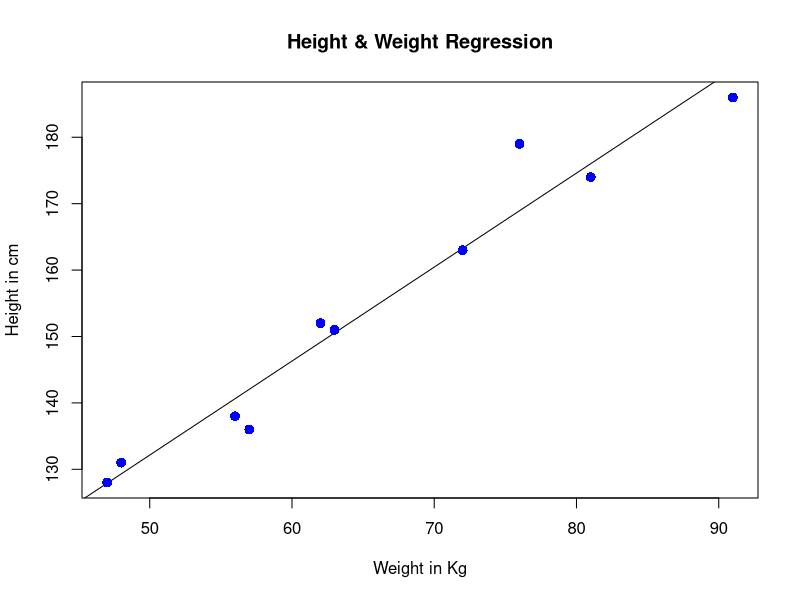
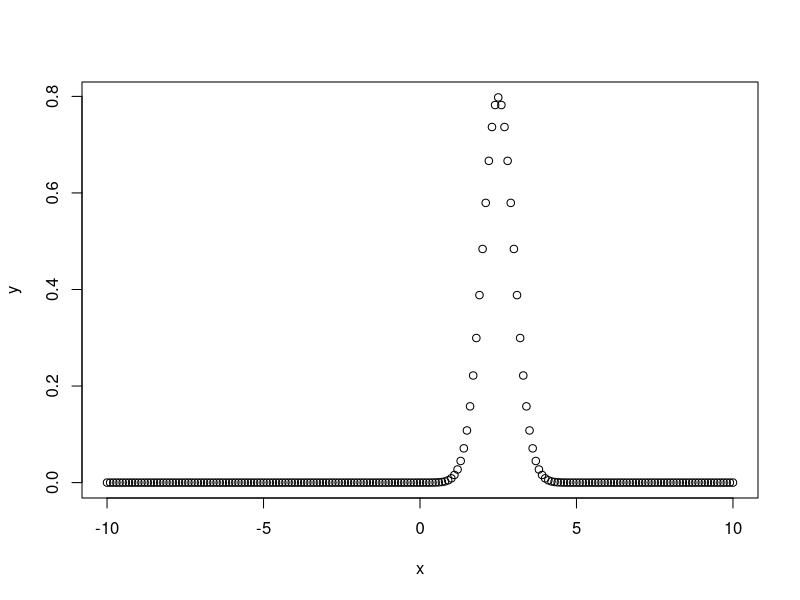
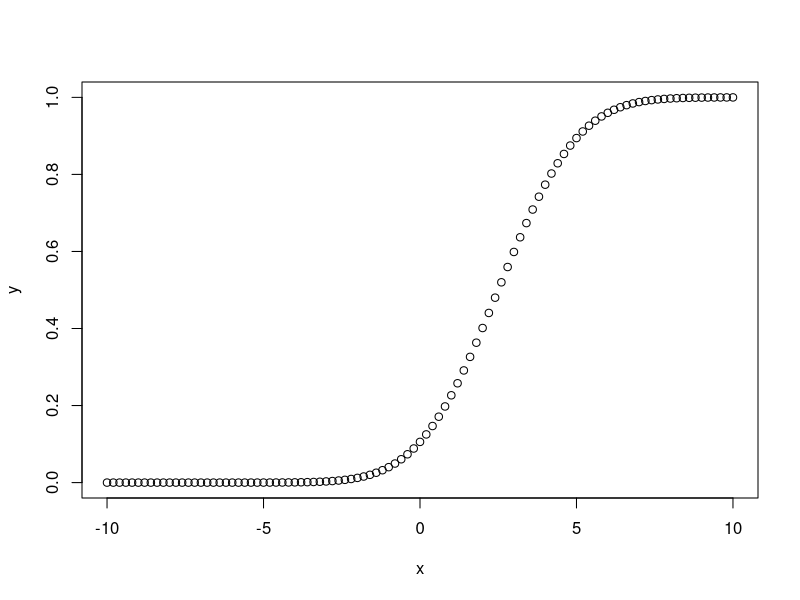
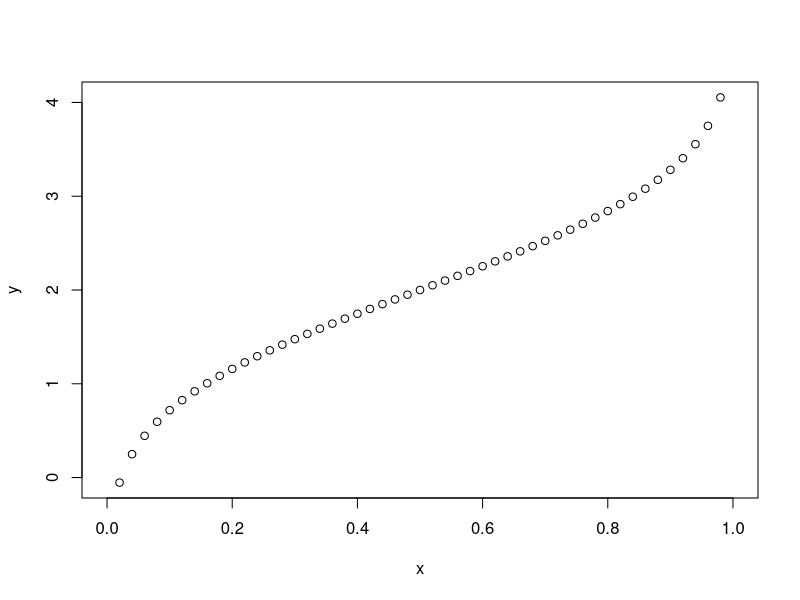
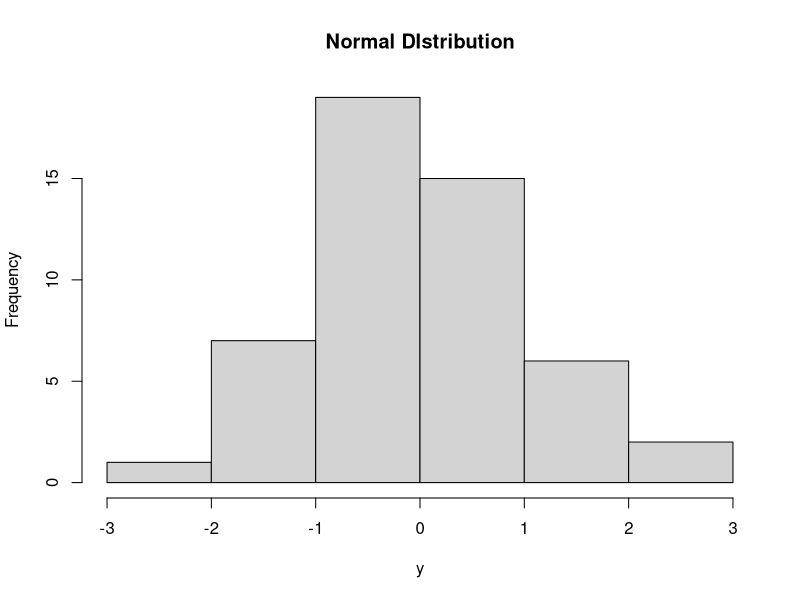
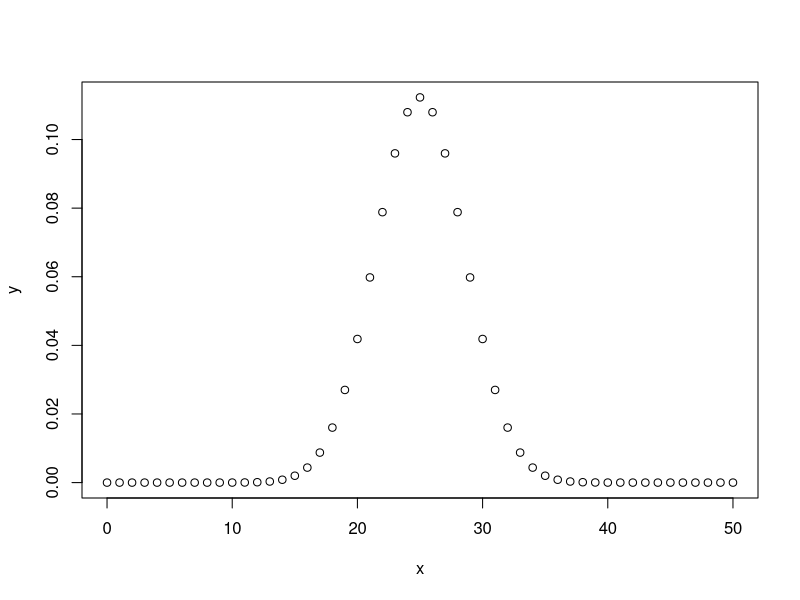
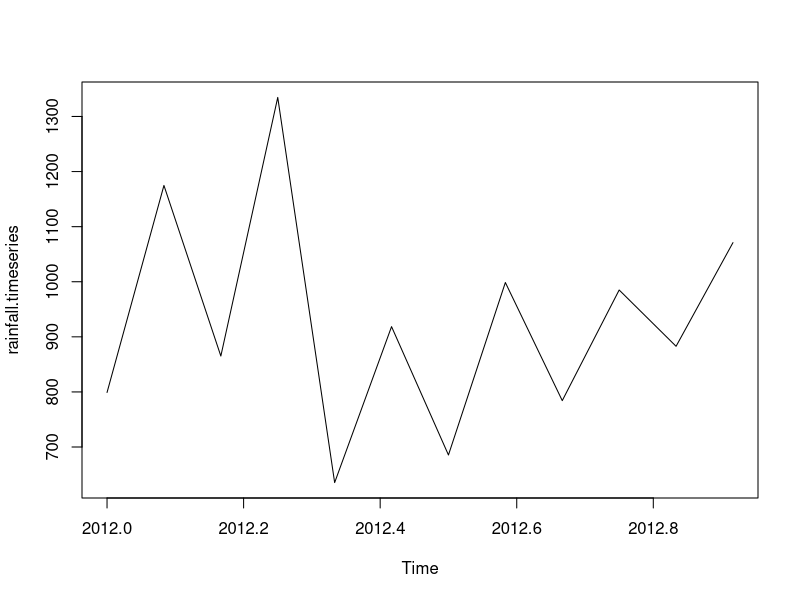
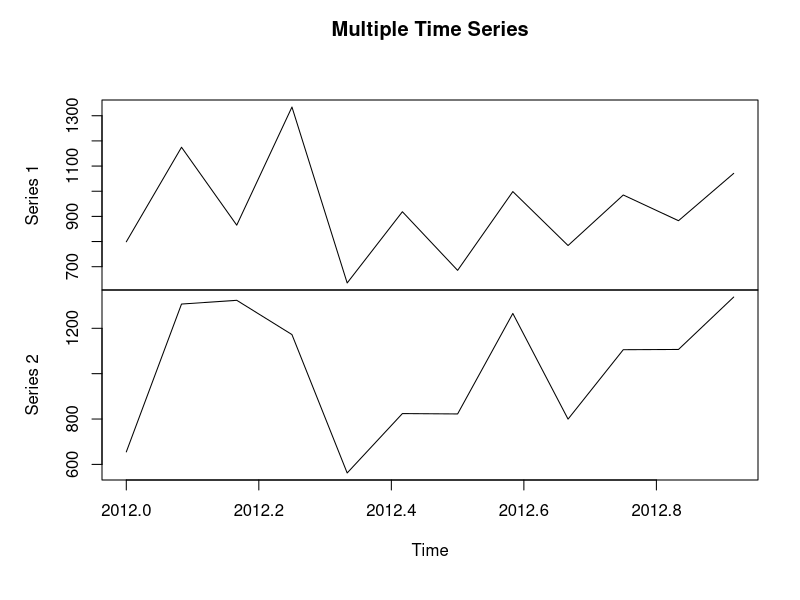

These charts were generated, in order, by the following R code:
################ Mean, Median and Mode ########################

x <- c(12,7,3,4.2,18,2,54,-21,8,-5)
result.mean <- mean(x)
print(result.mean)

x <- c(12,7,3,4.2,18,2,54,-21,8,-5)
# When trim = 0.3, 3 values from each end will be dropped from the calculations to find mean.
result.mean <- mean(x,trim = 0.3)
print(result.mean)

x <- c(12,7,3,4.2,18,2,54,-21,8,-5,NA)
result.mean <-  mean(x)
print(result.mean)
# Find mean dropping NA values.
result.mean <-  mean(x,na.rm = TRUE)
print(result.mean)


x <- c(12,7,3,4.2,18,2,54,-21,8,-5)
median.result <- median(x)
print(median.result)


getmode <- function(v) {
  uniqv <- unique(v)
  uniqv[which.max(tabulate(match(v, uniqv)))]
}

v <- c(2,1,2,3,1,2,3,4,1,5,5,3,2,3)
result <- getmode(v)
print(result)

charv <- c("o","it","the","it","it")
result <- getmode(charv)
print(result)

################ Linear Regression ########################
# One of these variable is called predictor variable whose value is gathered through experiments. 
# The other variable is called response variable whose value is derived from the predictor variable.
# y = ax + b
#   y is the response variable.
#   x is the predictor variable.
#   a and b are constants which are called the coefficients.

x <- c(151, 174, 138, 186, 128, 136, 179, 163, 152, 131)
y <- c(63, 81, 56, 91, 47, 57, 76, 72, 62, 48)
relation <- lm(y~x)
print(relation)
print(summary(relation))

a <- data.frame(x = 170)
result <-  predict(relation,a)
print(result)

png(file = "linearregression.png")
plot(y,x,col = "blue",main = "Height & Weight Regression",
     abline(lm(x~y)),cex = 1.3,pch = 16,xlab = "Weight in Kg",ylab = "Height in cm")
dev.off()


################ Multiple Regression ########################

# y = a + b1x1 + b2x2 +...bnxn
#   y is the response variable.
#   a, b1, b2...bn are the coefficients.
#   x1, x2, ...xn are the predictor variables.

input <- mtcars[,c("mpg","disp","hp","wt")]
print(head(input))
model <- lm(mpg~disp+hp+wt, data = input)
print(model)
cat("# # # # The Coefficient Values # # # ","\n")
a <- coef(model)[1]
print(a)
Xdisp <- coef(model)[2]
Xhp <- coef(model)[3]
Xwt <- coef(model)[4]
print(Xdisp)
print(Xhp)
print(Xwt)

# Y = 37.15+(-0.000937)*x1+(-0.0311)*x2+(-3.8008)*x2.91
# For a car with disp = 221, hp = 102 and wt = 2.91 the predicted mileage is ???
Y = a+(Xdisp)*221+(Xhp)*102+(Xwt)*2.91
Y


################ Logistic Regression ########################
# The Logistic Regression is a regression model in which the response variable (dependent variable) 
# has categorical values such as True/False or 0/1.
# The general mathematical equation for logistic regression is ???
# y = 1/(1+e^-(a+b1x1+b2x2+b3x3+...))
#   y is the response variable.
#   x is the predictor variable.
#   a and b are the coefficients which are numeric constants.
input <- mtcars[,c("am","cyl","hp","wt")]
print(head(input))
am.data = glm(formula = am ~ cyl + hp + wt, data = input, family = binomial)
print(summary(am.data))
# Conclusion
# In the summary as the p-value in the last column is more than 0.05 for the variables "cyl" and "hp", 
# we consider them to be insignificant in contributing to the value of the variable "am". 
# Only weight (wt) impacts the "am" value in this regression model.


################ Normal Distribution ########################
# R has four in built functions to generate normal distribution. They are described below.
#   dnorm(x, mean, sd)
#   pnorm(x, mean, sd)
#   qnorm(p, mean, sd)
#   rnorm(n, mean, sd)

#dnorm
# Create a sequence of numbers between -10 and 10 incrementing by 0.1.
x <- seq(-10, 10, by = .1)
# Choose the mean as 2.5 and standard deviation as 0.5.
y <- dnorm(x, mean = 2.5, sd = 0.5)
png(file = "dnorm.png")
plot(x,y)
dev.off()


#pnorm
# Create a sequence of numbers between -10 and 10 incrementing by 0.2.
x <- seq(-10,10,by = .2)
# Choose the mean as 2.5 and standard deviation as 2. 
y <- pnorm(x, mean = 2.5, sd = 2)
png(file = "pnorm.png")
plot(x,y)
dev.off()


#qnorm
# Create a sequence of probability values incrementing by 0.02.
x <- seq(0, 1, by = 0.02)
# Choose the mean as 2 and standard deviation as 3.
y <- qnorm(x, mean = 2, sd = 1)
png(file = "qnorm.png")
plot(x,y)
dev.off()


#rnorm
# Create a sample of 50 numbers which are normally distributed.
y <- rnorm(50)
# Give the chart file a name.
png(file = "rnorm.png")
hist(y, main = "Normal DIstribution")
dev.off()


###################### Binomial Distribution ######################################
# R has four in-built functions to generate binomial distribution. They are described below.
#   dbinom(x, size, prob)
#   pbinom(x, size, prob)
#   qbinom(p, size, prob)
#   rbinom(n, size, prob)


#dbinom
# Create a sample of 50 numbers which are incremented by 1.
x <- seq(0,50,by = 1)
# Create the binomial distribution.
y <- dbinom(x,50,0.5)
png(file = "dbinom.png")
plot(x,y)
dev.off()


#pbinom
# Probability of getting 26 or less heads from a 51 tosses of a coin.
x <- pbinom(26,51,0.5)
print(x)


#qbinom
# How many heads will have a probability of 0.25 will come out when a coin
# is tossed 51 times.
x <- qbinom(0.25,51,1/2)
print(x)


#rbinom
# Find 8 random values from a sample of 150 with probability of 0.4.
x <- rbinom(8,150,.4)
print(x)


###################### Poisson Regression ######################################
# Poisson Regression involves regression models in which the response variable is 
# in the form of counts and not fractional numbers. 
# For example, the count of number of births or number of wins in a football match series.

# The general mathematical equation for Poisson regression is ???
#    log(y) = a + b1x1 + b2x2 + bnxn.....
# y is the response variable.
# a and b are the numeric coefficients.
# x is the predictor variable.

input <- warpbreaks
print(head(input))

output <-glm(formula = breaks ~ wool+tension, data = warpbreaks, family = poisson)
print(summary(output))

# In the summary we look for the p-value in the last column to be less than 0.05 
# to consider an impact of the predictor variable on the response variable. 
# As seen the wooltype B having tension type M and H have impact on the count of breaks.


######################### Analysis of Covariance ###########################################

# ANCOVA Analysis

# The simple regression analysis gives multiple results for each value of the categorical variable. 
# In such scenario, we can study the effect of the categorical variable 
# by using it along with the predictor variable and comparing the regression lines 
# for each level of the categorical variable. Such an analysis is termed as Analysis of Covariance 
# also called as ANCOVA.

#    We create a regression model taking "hp" as the predictor variable 
#    and "mpg" as the response variable taking into account the interaction between "am" and "hp".


# Model with interaction between categorical variable and predictor variable
input <- mtcars[,c("am","mpg","hp")]
print(head(input))
result <- aov(mpg~hp*am,data = input)
print(summary(result))
# This result shows that both horse power and transmission type 
# has significant effect on miles per gallon as the p value in both cases is less than 0.05. 
# But the interaction between these two variables is not significant as the p-value is more than 0.05.


# Model without interaction between categorical variable and predictor variable
result <- aov(mpg~hp+am,data = input)
print(summary(result))
# This result shows that both horse power and transmission type has significant effect 
# on miles per gallon as the p value in both cases is less than 0.05.


# Comparing Two Models
#Now we can compare the two models to conclude if the interaction of the variables is truly in-significant. 
#For this we use the anova() function.
result1 <- aov(mpg~hp*am,data = input)
result2 <- aov(mpg~hp+am,data = input)
print(anova(result1,result2))
# As the p-value is greater than 0.05 we conclude that the interaction between horse power 
# and transmission type is not significant. So the mileage per gallon will depend in a similar manner 
# on the horse power of the car in both auto and manual transmission mode.


############################ Time Series Analysis #########################################

# Get the data points in form of a R vector.
rainfall <- c(799,1174.8,865.1,1334.6,635.4,918.5,685.5,998.6,784.2,985,882.8,1071)
# Convert it to a time series object.
rainfall.timeseries <- ts(rainfall,start = c(2012,1),frequency = 12)
print(rainfall.timeseries)
png(file = "rainfall.png")
plot(rainfall.timeseries)
dev.off()

rainfall1 <- c(799,1174.8,865.1,1334.6,635.4,918.5,685.5,998.6,784.2,985,882.8,1071)
rainfall2 <- 
  c(655,1306.9,1323.4,1172.2,562.2,824,822.4,1265.5,799.6,1105.6,1106.7,1337.8)
combined.rainfall <-  matrix(c(rainfall1,rainfall2),nrow = 12)
rainfall.timeseries <- ts(combined.rainfall,start = c(2012,1),frequency = 12)
print(rainfall.timeseries)
png(file = "rainfall_combined.png")
plot(rainfall.timeseries, main = "Multiple Time Series")
dev.off()


################################### Nonlinear Least Square ##########################################

#We will consider a nonlinear model with assumption of initial values of its coefficients. 
#Next we will see what is the confidence intervals of these assumed values 
#so that we can judge how well these values fit into the model.
#So let's consider the below equation for this purpose ???
#    a = b1*x^2+b2
#Let's assume the initial coefficients to be 1 and 3 and fit these values into nls() function.

xvalues <- c(1.6,2.1,2,2.23,3.71,3.25,3.4,3.86,1.19,2.21)
yvalues <- c(5.19,7.43,6.94,8.11,18.75,14.88,16.06,19.12,3.21,7.58)
png(file = "nls.png")
plot(xvalues,yvalues)
# Take the assumed values and fit into the model.
model <- nls(yvalues ~ b1*xvalues^2+b2,start = list(b1 = 1,b2 = 3))
# Plot the chart with new data by fitting it to a prediction from 100 data points.
new.data <- data.frame(xvalues = seq(min(xvalues),max(xvalues),len = 100))
lines(new.data$xvalues,predict(model,newdata = new.data))
dev.off()
# Get the sum of the squared residuals.
print(sum(resid(model)^2))
# Get the confidence intervals on the chosen values of the coefficients.
print(confint(model))

# We can conclude that the value of b1 is more close to 1 
# while the value of b2 is more close to 2 and not 3.


################################# Decision Tree ####################################################
# Decision tree is a graph to represent choices and their results in form of a tree. 
# The nodes in the graph represent an event or choice and the edges of the graph 
# represent the decision rules or conditions.

install.packages("party")
library(party)
print(head(readingSkills, 20))

input.dat <- readingSkills[c(1:105),]
png(file = "decision_tree.png")
output.tree <- ctree(
  nativeSpeaker ~ age + shoeSize + score, 
  data = input.dat)
plot(output.tree)
dev.off()

#Conclusion
# From the decision tree shown above we can conclude that anyone whose readingSkills score is less than 38.3 
# and age is more than 6 is not a native Speaker.


################################# Random Forest ###############################################

# In the random forest approach, a large number of decision trees are created. 
# Every observation is fed into every decision tree. 
# The most common outcome for each observation is used as the final output. 
# A new observation is fed into all the trees and taking a majority vote for each classification model.
# An error estimate is made for the cases which were not used while building the tree. 
# That is called an OOB (Out-of-bag) error estimate which is mentioned as a percentage.

install.packages("randomForest")

library(party)
library(randomForest)
library(caret)
print(head(readingSkills))

output.forest <- randomForest(nativeSpeaker ~ age + shoeSize + score, 
                              data = readingSkills)
# View the forest results.
print(output.forest) 
# Importance of each predictor.
print(importance(output.forest,type = 2)) 

# Conclusion
# From the random forest shown above we can conclude that the shoesize 
# and score are the important factors deciding if someone is a native speaker or not. 
# Also the model has only 1% error which means we can predict with 99% accuracy.


############################## Survival Analysis ####################################
# Survival analysis deals with predicting the time when a specific event is going to occur.

print(getwd())
setwd("C:/repo/2021/DataR/Roc/analytictool/Practical")
print(getwd())

library("survival")
print(head(pbc))

# Create the survival object. 
survfit(Surv(pbc$time,pbc$status == 2)~1)
png(file = "survival.png")
plot(survfit(Surv(pbc$time,pbc$status == 2)~1))
dev.off()

# The trend in the above graph helps us predicting the probability of survival 
# at the end of a certain number of days.


################################# Chi Square Test ####################################
#Chi-Square test is a statistical method to determine 
#if two categorical variables have a significant correlation between them. 
#Both those variables should be from same population and they should be categorical like 
#??? Yes/No, Male/Female, Red/Green etc.

#For example, we can build a data set with observations on people's ice-cream 
#buying pattern and try to correlate the gender of a person with the flavor 
#of the ice-cream they prefer. If a correlation is found we can plan 
#for appropriate stock of flavors by knowing the number of gender of people visiting.

library("MASS")
print(str(Cars93))

#The above result shows the dataset has many Factor variables 
#which can be considered as categorical variables. 
#For our model we will consider the variables "AirBags" and "Type". 
#Here we aim to find out any significant correlation between the types of car sold 
#and the type of Air bags it has. If correlation is observed we can estimate 
#which types of cars can sell better with what types of air bags.

# Create a data frame from the main data set.
car.data <- data.frame(Cars93$AirBags, Cars93$Type)
# Create a table with the needed variables.
car.data = table(Cars93$AirBags, Cars93$Type) 
print(car.data)
# Perform the Chi-Square test.
print(chisq.test(car.data))

# The result shows the p-value of less than 0.05 which indicates a string correlation.
# In this case p < 0.05, so this result is thought of as being "significant" meaning 
# we think the variables are not independent.

# Results show that p < 0.01, indicating a significant correlation 
# between the type of car sold and the airbag. 
# Can estimate which type of car can be better Which type of airbag is sold.
